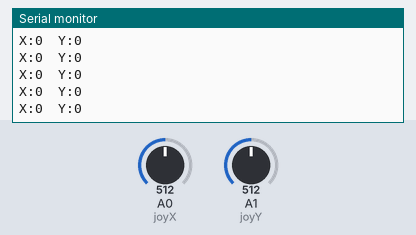
Bench run of a sketch on a simulated Arduino Uno, built with avr-gcc and run on an emulated ATmega328P. On the bench: the last lines printed to the serial monitor. Inputs (shaded band) come from the test bench; at power-on: A1 (joyY) = 512, A0 (joyX) = 512.

Above: at 5.7 s.
5.8 s: A1 (joyY) set to 7
At 5.85 s:
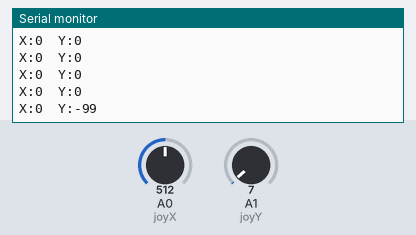
7.3 s: A1 (joyY) set to 4
At 7.31 s:
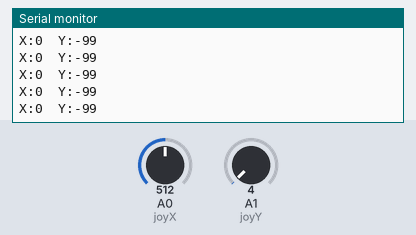
Timing chart, 0 to 9.8 s (numbered marks = the images above; inputs shaded):
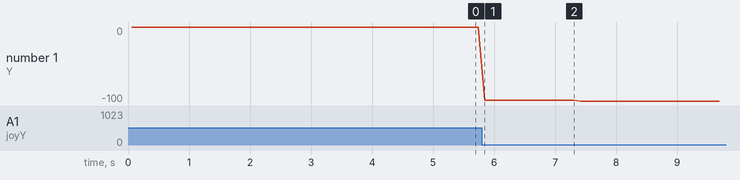

The sketch:

code_BT.ino
```cpp
#include <SoftwareSerial.h>

// Create Bluetooth serial connection
SoftwareSerial BTSerial(10, 11);  // RX, TX

// Joystick pins
const int joyX = A0;
const int joyY = A1;

// Variables to store values
int xValue = 0;
int yValue = 0;

void setup() {
  Serial.begin(9600);     // For debugging
  BTSerial.begin(9600);   // Bluetooth baud rate (HC-05 default)

  Serial.println("HC-05 Joystick Transmitter");
  Serial.println("Sending joystick values (X,Y)...");
}

void loop() {
  // Read joystick values
  xValue = analogRead(joyX);
  yValue = analogRead(joyY);

  // Map values to -100 ~ +100 range (optional, for easier control)
  int mappedX = map(xValue, 0, 1023, -100, 100);
  int mappedY = map(yValue, 0, 1023, -100, 100);

  // Send as formatted data over Bluetooth
  BTSerial.print("X:");
  BTSerial.print(mappedX);
  BTSerial.print(" Y:");
  BTSerial.println(mappedY);

  // Print to Serial Monitor (for debugging)
  Serial.print("X:");
  Serial.print(mappedX);
  Serial.print("  Y:");
  Serial.println(mappedY);

  delay(100);  // Adjust refresh rate (100ms = 10 samples/sec)
}
```

Measured:
- after the input at 5.8 s, the serial monitor: prints a new line after 0.05 s (image 1)
- plotted number 1: 0 → -99 after the input at 5.8 s, -99 → -100 after the input at 7.3 s
